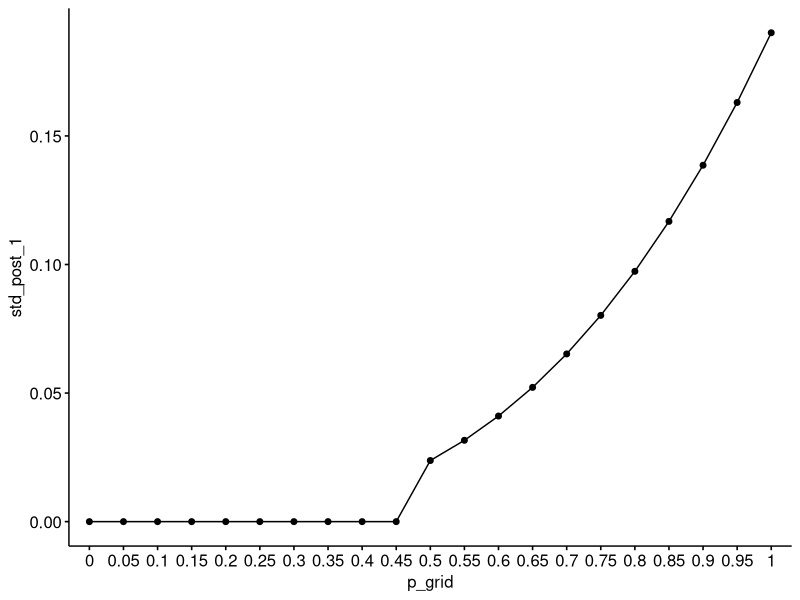
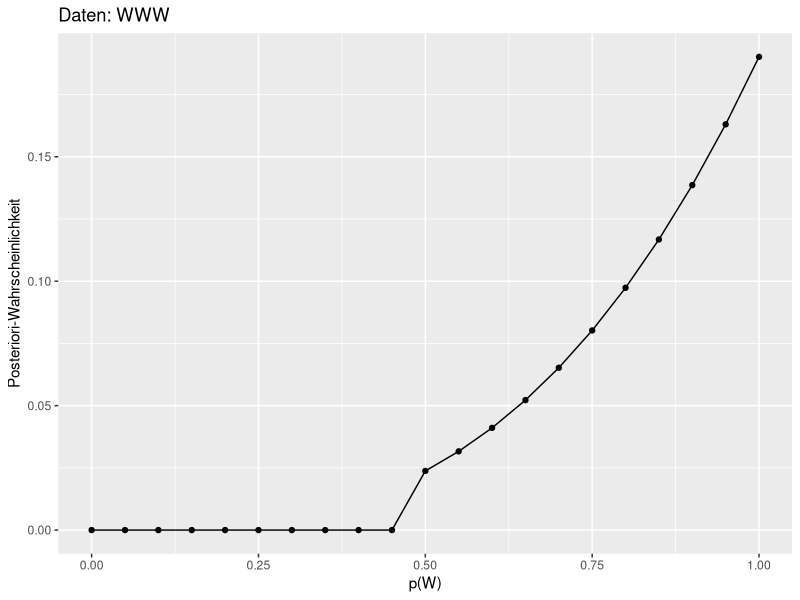
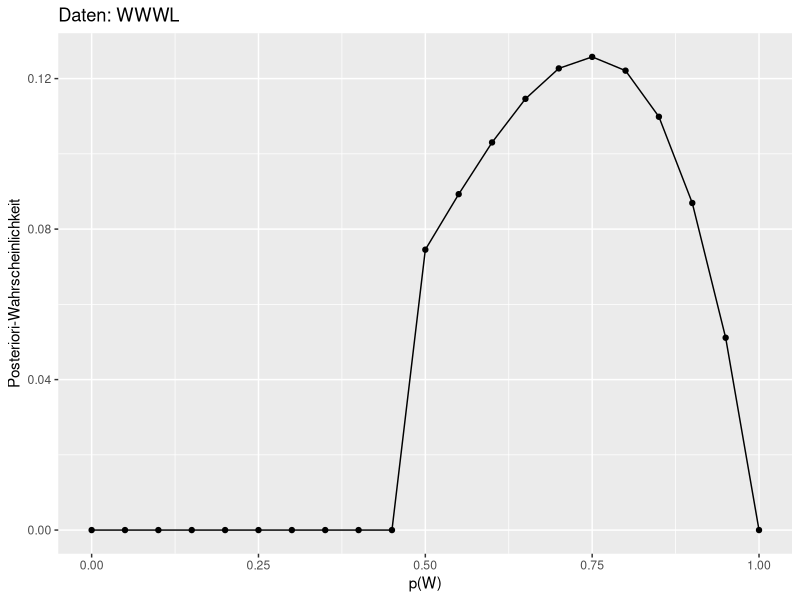
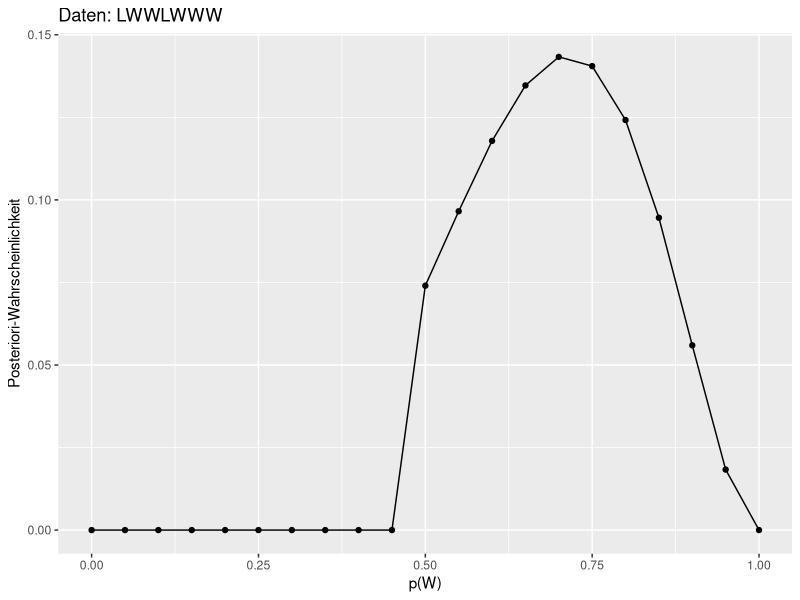

The R script that drew these images, in order:
## ---- chunk 1
library(tidyverse)
## ---- chunk 2
knitr::opts_chunk$set(fig.pos = 'H',
                      fig.asp = 0.618,
                      fig.width = 4,
                      fig.cap = "", 
                      fig.path = "",
                      message = FALSE,
                      warning = FALSE,
                     # out.width = "100%",
                      cache = TRUE)
## ---- chunk 3
library(tidyverse)

dist <- 
  tibble(
    # Gridwerte bestimmen:
    p_grid = seq(from = 0, to = 1, length.out = 21),
    # Priori-Wskt bestimmen:
    prior  = case_when(
      p_grid < 0.5 ~ 0,
      p_grid >= 0.5 ~ 1)) %>%
  mutate(
    # Likelihood berechnen:
    likelihood_1 = dbinom(3, size = 3, prob = p_grid),
    likelihood_2 = dbinom(3, size = 4, prob = p_grid),
    likelihood_3 = dbinom(5, size = 7, prob = p_grid),
    # unstand. Posterior-Wskt:
    unstand_post_1 = likelihood_1 * prior,
    unstand_post_2 = likelihood_2 * prior,
    unstand_post_3 = likelihood_3 * prior,
    # stand. Post-Wskt:
    std_post_1 = unstand_post_1 / sum(unstand_post_1),
    std_post_2 = unstand_post_2 / sum(unstand_post_2),
    std_post_3 = unstand_post_3 / sum(unstand_post_3)
    ) 
## ---- chunk 4
knitr::kable(round(dist, 2))
## ---- chunk 5
library(ggpubr)
ggline(dist, 
       x = "p_grid", 
       y = "std_post_1")
## ---- chunk 6
ggplot(dist) +
  aes(x = p_grid, y= std_post_1) +
  geom_line()+
  geom_point() +
  labs(x = "p(W)",
       y = "Posteriori-Wahrscheinlichkeit",
       title = "Daten: WWW")


## ---- chunk 7
ggplot(dist) +
  aes(x = p_grid, y= std_post_2) +
  geom_line()+
  geom_point() +
  labs(x = "p(W)",
       y = "Posteriori-Wahrscheinlichkeit",
       title = "Daten: WWWL")


## ---- chunk 8
ggplot(dist) +
  aes(x = p_grid, y= std_post_3) +
  geom_line()+
  geom_point() +
  labs(x = "p(W)",
       y = "Posteriori-Wahrscheinlichkeit",
       title = "Daten: LWWLWWW")
